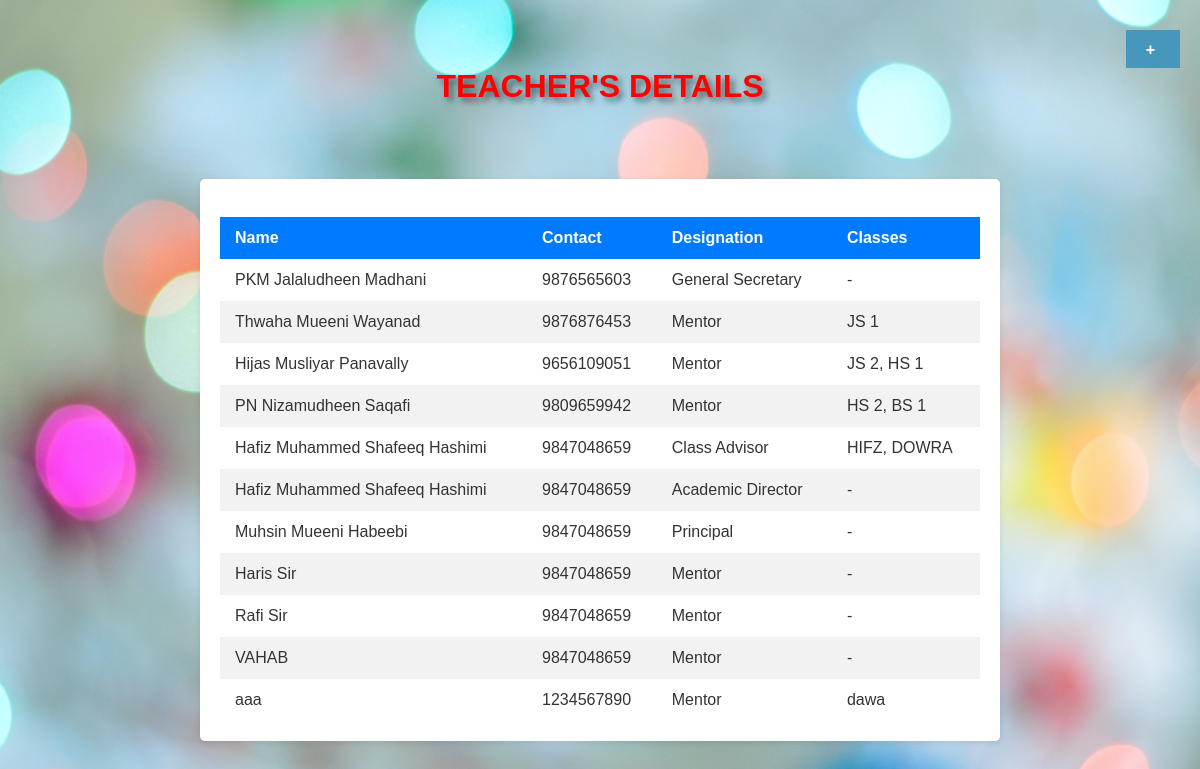
Page /teacher_list on the committed database.
### hod/models.py (models this page shows, shortened)
class  Department(models.Model):
    Teacher_name=models.CharField(max_length=200,null=True)
    Contact_no=models.IntegerField(null=True)
    Classes=models.CharField(max_length=100,null=True)
    Department=models.CharField(max_length=100,null=True)

### hod/views.py (the view)
# urls.py: path("teacher_list", views.teacher_list,name="teacher_list"),
def teacher_list(request):
    teachers = Department.objects.all()  # Query all teacher records from the database
    return render(request, 'admins/teachers.html', {'teachers': teachers})

### hod/templates/admins/teachers.html (shortened to what this page needs)
{% load static %}
<!DOCTYPE html>
<html>
<head>
</head>
<body>
    <div class="button-container">
    <a href="{% url 'add_teacher' %}" class="custom-button"></a>
</div>
    <h1><b>TEACHER'S DETAILS</b></h1>
    <br><br><br>
    <div class="container">
        <br>
        <table>
            <thead>
                <tr>
                    <th>Name</th>
                    <th>Contact</th>
                    <th>Designation</th>
                    <th>Classes</th>
                </tr>
            </thead>
            <tbody>
                {% for teacher in teachers %}
                <tr>
                    <td>{{ teacher.Teacher_name }}</td>
                    <td>{{ teacher.Contact_no }}</td>
                    <td>{{ teacher.Department }}</td>
                    <td>{{ teacher.Classes }}</td>
                </tr>
                {% endfor %}
            </tbody>
        </table>
    </div>
</body>
</html>

### hod/templates/admins/teachers.html (style rules this page uses)
* { margin: 0; padding: 0; box-sizing: border-box; }
body { font-family: Arial, sans-serif; background-image: url('static/admin_hod/assets/img/myimages/og.jpg'); background-size: cover; background-repeat: no-repeat; background-attachment: fixed; padding: 20px; margin: 0; color: #333; }
.container { max-width: 800px; margin: 0 auto; background-color: #fff; padding: 20px; box-shadow: 0px 2px 6px rgba(0, 0, 0, 0.1); border-radius: 5px; display: flex; flex-direction: column; }
h1 { text-align: center; margin-bottom: 20px; color:#FF0000; text-shadow: 4px 4px 6px rgba(0, 0, 0, 0.5); }
table { width: 100%; border-collapse: collapse; }
th, td { padding: 12px 15px; text-align: left; }
th { background-color: #007bff; color: #fff; }
tr:nth-child(even) { background-color: #f2f2f2; }
.button-container { display: flex; justify-content: flex-end; }
.custom-button { padding: 10px 20px; background-color: #4796bb; color: #fff; text-decoration: none; border: #007bff; outline-offset: 2px; outline-color: black; font-weight: bold; margin-top: 10px; transition: background-color 0.3s, transform 0.2s, color 0.3s; }
.custom-button::before { content: "+"; display: inline-block; margin-right: 5px; transform: translateY(1px); }

### rows in the picture
Department: Teacher_name "PKM Jalaludheen Madhani", Contact_no "9876565603", Department "General Secretary", Classes "-"
Department: Teacher_name "Thwaha Mueeni Wayanad", Contact_no "9876876453", Department "Mentor", Classes "JS 1"
Department: Teacher_name "Hijas Musliyar Panavally", Contact_no "9656109051", Department "Mentor", Classes "JS 2, HS 1"
Department: Teacher_name "PN Nizamudheen Saqafi", Contact_no "9809659942", Department "Mentor", Classes "HS 2, BS 1"
Department: Teacher_name "Hafiz Muhammed Shafeeq Hashimi", Contact_no "9847048659", Department "Class Advisor", Classes "HIFZ, DOWRA"
Department: Teacher_name "Hafiz Muhammed Shafeeq Hashimi", Contact_no "9847048659", Department "Academic Director", Classes "-"
Department: Teacher_name "Muhsin Mueeni Habeebi", Contact_no "9847048659", Department "Principal", Classes "-"
Department: Teacher_name "Haris Sir", Contact_no "9847048659", Department "Mentor", Classes "-"
Department: Teacher_name "Rafi Sir", Contact_no "9847048659", Department "Mentor", Classes "-"
Department: Teacher_name "VAHAB", Contact_no "9847048659", Department "Mentor", Classes "-"
Department: Teacher_name "aaa", Contact_no "1234567890", Department "Mentor", Classes "dawa"
